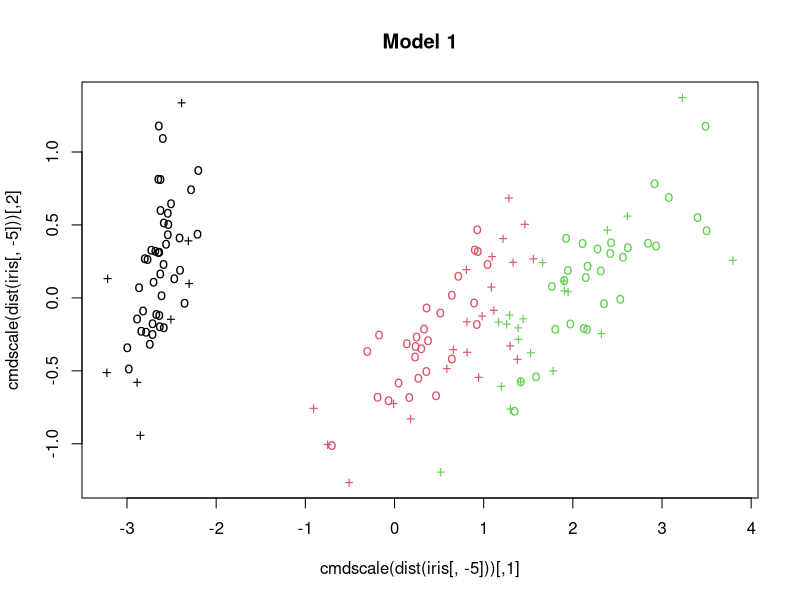
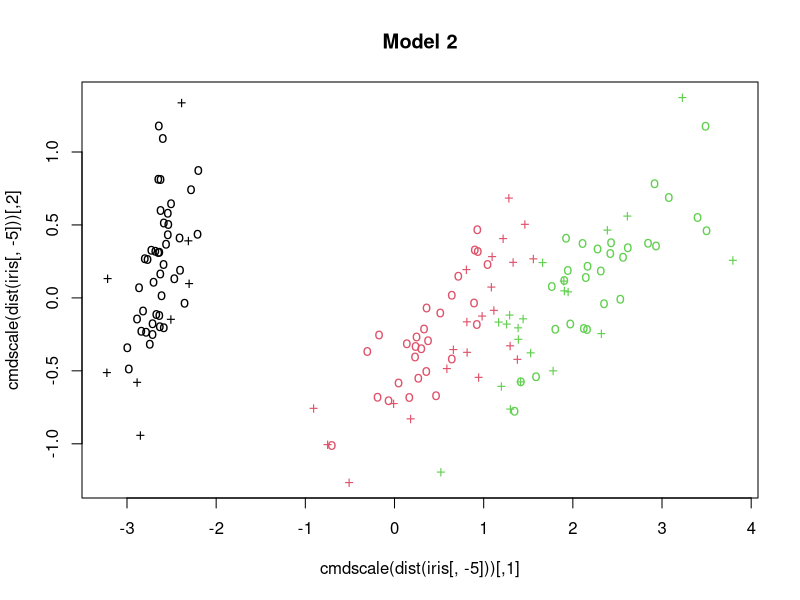
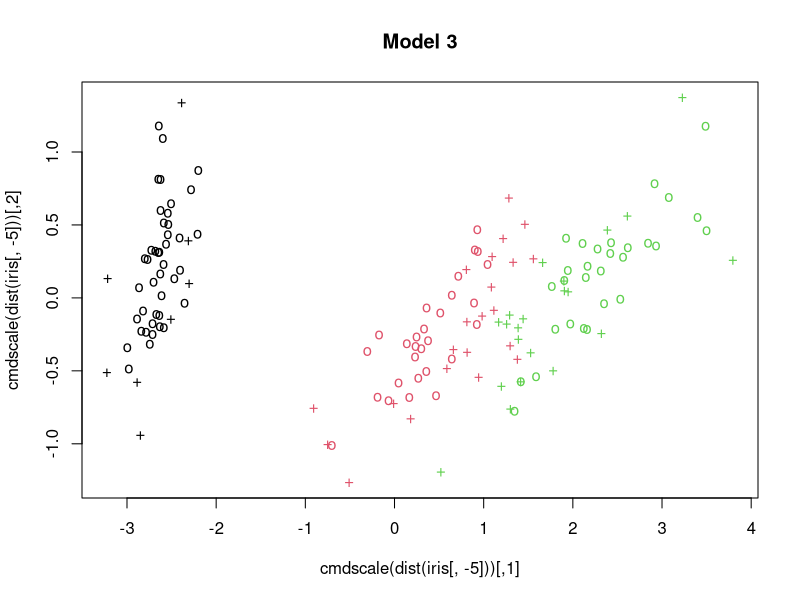

These figures' R source, in order:
#install.packages("e1071")

library("e1071")
data(iris)
attach(iris)

## classification mode
# default with factor response:
model_1 <- svm(Species ~ ., data = iris)

# alternatively the traditional interface:
x <- subset(iris, select = -Species)
y <- Species
model_2 <- svm(x, y) 
print(model_2)
summary(model_2)

# test with train data
pred <- predict(model_2, x)

# (same as:)
pred <- fitted(model_2)

# Check accuracy:
accuracy <- table(pred, y)

# compute decision values and probabilities:
pred <- predict(model_2, x, decision.values = TRUE)
attr(pred, "decision.values")[1:4,]

# visualize (classes by color, SV by crosses):
plot(cmdscale(dist(iris[,-5])),
     col = as.integer(iris[,5]),
     pch = c("o","+")[1:150 %in% model_1$index + 1],
     main="Model 1")

# visualize (classes by color, SV by crosses):
plot(cmdscale(dist(iris[,-5])),
     col = as.integer(iris[,5]),
     pch = c("o","+")[1:150 %in% model_2$index + 1],
     main="Model 2")

# test from http://machinomics.blogspot.co.uk/2012/03/multiclass-svm-with-e1071_20.html
#data(iris) 
#attach(iris) 
#model <- svm(Species ~ ., data = iris) 
#x <- subset(iris, select = -Species) 
#y <- Species 
model_3 <- svm(x, y, probability = TRUE)

# visualize (classes by color, SV by crosses):
plot(cmdscale(dist(iris[,-5])),
     col = as.integer(iris[,5]),
     pch = c("o","+")[1:150 %in% model_3$index + 1],
     main="Model 3")

pred_3 <- predict(model_3, x)
pred_3b <- predict(model_3, x, decision.values = TRUE, probability = TRUE)

# =======================================================
# function to classify new data from the model
# =======================================================
predsvm<-function(model, newdata)
{
  prob<-attr(predict(model, newdata, probability = TRUE),"probabilities")
  n<-dim(prob)[1]
  m<-dim(prob)[2]
  
  me<-which(prob==apply(prob,1,max))
  return(as.factor(model$labels[floor((me-1)/n)+1]))
} 

# =======================================================
# One might also program the following function, that deals 
# with the way the support vector coefficients are stored in 
# the model object, in model$coefs and model$rho:
# http://machinomics.blogspot.co.uk/2012/03/multiclass-svm-with-e1071_20.html
# =======================================================
  
## Linear Kernel function
K <- function(i,j) crossprod(i,j)

predsvm <- function(object, newdata) {
  ## compute start-index
  start <- c(1, cumsum(object$nSV)+1)
  start <- start[-length(start)]
  
  ## compute kernel values
  kernel <- sapply (1:object$tot.nSV,
                    function (x) K(object$SV[x,], newdata))
  
  ## compute raw prediction for classifier (i,j)
  predone <- function (i,j) {
    ## ranges for class i and j:
    ri <- start[i] : (start[i] + object$nSV[i] - 1)
    rj <- start[j] : (start[j] + object$nSV[j] - 1)
    
    ## coefs for (i,j):
    coef1 <- object$coefs[ri, j-1]
    coef2 <- object$coefs[rj, i]
    
    ## return raw values:
    crossprod(coef1, kernel[ri]) + crossprod(coef2, kernel[rj])
  }
  
  ## compute votes for all classifiers
  votes <- rep(0,object$nclasses)
  c <- 0 # rho counter
  for (i in 1 : (object$nclasses - 1))
    for (j in (i + 1) : object$nclasses)
      if (predone(i,j) > object$rho[c <- c + 1])
        votes[i] <- votes[i] + 1
  else
    votes[j] <- votes[j] + 1
  
  ## return winner (index with max. votes)
  object$levels[which(votes %in% max(votes))[1]]
}


